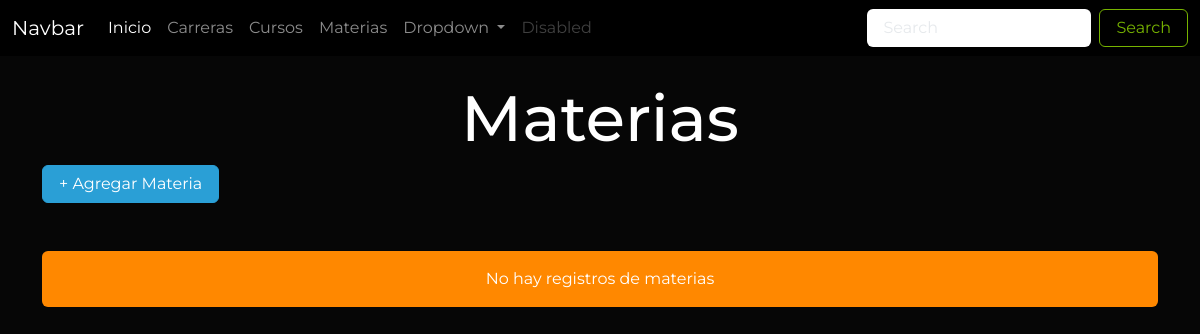
The page /materias/ on the database as committed earlier.
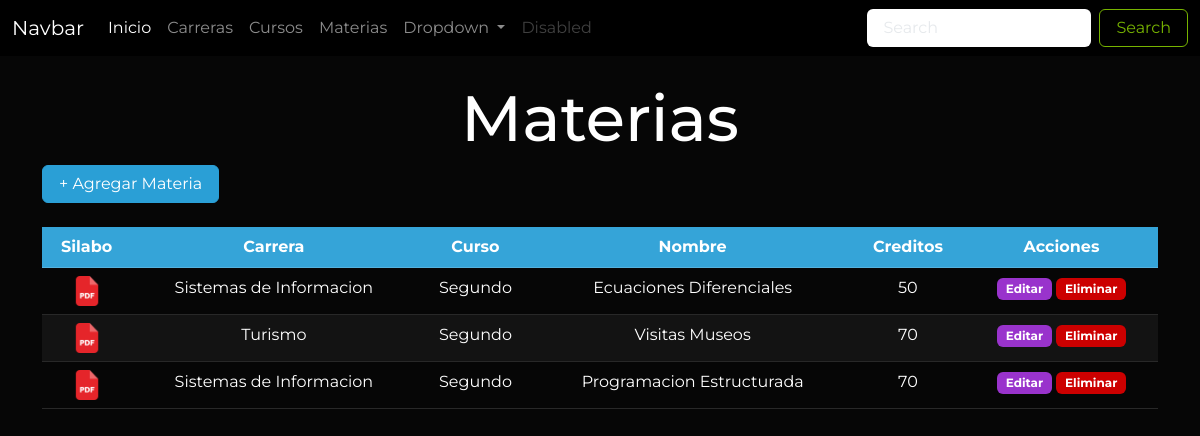
The same page on the database as committed later.
### Aplicaciones/Educacion/models.py (models this page shows, shortened)
class Materia(models.Model):
    id_mat=models.AutoField(primary_key=True)
    nombre_mat=models.CharField(max_length=50)
    creditos_mat=models.IntegerField()
    silabo_mat=models.FileField(upload_to='silabos', null=True)
    fk_id_cur=models.ForeignKey(Curso, on_delete=models.PROTECT)

class Curso(models.Model):
    id_cur=models.AutoField(primary_key=True)
    nivel_cur=models.CharField(max_length=50)
    aula_cur=models.IntegerField()
    fk_id_car=models.ForeignKey(Carrera, on_delete=models.PROTECT)

class Carrera(models.Model):
    id_car=models.AutoField(primary_key=True)
    nombre_car=models.CharField(max_length=50)
    fecha_creacion_car=models.DateField()
    telefono_car=models.CharField(max_length=10)
    logo_car=models.FileField(upload_to='carreras', null=True)

### Aplicaciones/Educacion/views/materia_views.py (the view)
# urls.py: path('materias/', materia_views.materias, name="materias"),
def materias(request):
    cursosDbb = Curso.objects.all()
    materiasDbb = Materia.objects.all()
    return render(request, 'materias/materias.html', {
        "cursos": cursosDbb,
        "materias": materiasDbb
    })

### Aplicaciones/Educacion/templates/materias/materias.html (shortened to what this page needs)
{% extends 'plantilla.html' %} {% load static %}  {% block contenido %}
<div class="container">
  <h1 class="text-center mt-4">Materias</h1>
  <button
    type="button"
    class="btn btn-primary mb-4"
    data-bs-toggle="modal"
    data-bs-target="#exampleModal"
  >
    + Agregar Materia
  </button>
  {% if materias %}
  <div class="table-responsive mb-4">
    <table class="table table-hover table-striped text-center" id="tabla">
      <thead class="table-primary">
        <tr>
          <th>Silabo</th>
          <th>Carrera</th>
          <th>Curso</th>
          <th>Nombre</th>
          <th>Creditos</th>
          <th>Acciones</th>
        </tr>
      </thead>
      <tbody>
        {% for materia in materias %}
        <tr>
          <td>
            {% if materia.silabo_mat %}
            <div>
              <a href="{{materia.silabo_mat.url}}" target="_blank">
                <img src="{% static 'img/pdf.png' %}" alt="silabo" width="30" />
              </a>
            </div>
            {% else %}
            <p>N/A</p>
            {% endif %}
          </td>
          <td>{{materia.fk_id_cur.fk_id_car.nombre_car}}</td>
          <td>{{materia.fk_id_cur.nivel_cur}}</td>
          <td>{{materia.nombre_mat}}</td>
          <td>{{materia.creditos_mat}}</td>
          <td>
            <a
              href="{% url 'editar_materia' materia.id_mat %}"
              class="btn badge bg-info"
              >Editar</a
            >
            <a
              href="javascript:void(0)"
              onclick="eliminarFila('/eliminar_materia/{{materia.id_mat}}', 'Materia')"
              class="btn badge bg-danger"
              >Eliminar</a
            >
          </td>
        </tr>
        {% endfor %}
      </tbody>
    </table>
  </div>
  {% else %}
  <div class="alert alert-warning mt-4 text-center">
    No hay registros de materias
  </div>
  {% endif %}
</div>
{% endblock contenido %}

### Aplicaciones/Educacion/templates/plantilla.html (shortened to what this page needs)
{% load static %}
<!DOCTYPE html>
<html lang="en">
  <head>
    <link rel="stylesheet" href="{% static 'css/styles.css' %}" />
    <link
      rel="stylesheet"
      href="https://cdn.jsdelivr.net/npm/bootswatch@5.3.2/dist/cyborg/bootstrap.min.css"
    />
    <link
      rel="stylesheet"
      href="https://cdn.jsdelivr.net/npm/izitoast@1.4.0/dist/css/iziToast.min.css"
    />
    <link
      rel="stylesheet"
      href="https://cdn.jsdelivr.net/npm/datatables@1.10.18/media/css/jquery.dataTables.min.css"
    />
  </head>
  <body>
    <nav class="navbar navbar-expand-lg bg-black" data-bs-theme="dark">
      <div class="container-fluid">
        <a class="navbar-brand" href="#">Navbar</a>
        <div class="collapse navbar-collapse" id="navbarSupportedContent">
          <ul class="navbar-nav me-auto mb-2 mb-lg-0">
            <li class="nav-item">
              <a class="nav-link active" aria-current="page" href="/">Inicio</a>
            </li>
            <li class="nav-item">
              <a class="nav-link" href="{% url 'carreras' %}">Carreras</a>
            </li>
            <li class="nav-item">
              <a class="nav-link" href="{% url 'cursos' %}">Cursos</a>
            </li>
            <li class="nav-item">
              <a class="nav-link" href="{% url 'materias' %}">Materias</a>
            </li>
            <li class="nav-item dropdown">
              <a
                class="nav-link dropdown-toggle"
                href="#"
                role="button"
                data-bs-toggle="dropdown"
                aria-expanded="false"
              >
                Dropdown
              </a>
            </li>
            <li class="nav-item">
              <a class="nav-link disabled" aria-disabled="true">Disabled</a>
            </li>
          </ul>
          <form class="d-flex" role="search">
            <input
              class="form-control me-2"
              type="search"
              placeholder="Search"
              aria-label="Search"
            />
            <button class="btn btn-outline-success" type="submit">
              Search
            </button>
          </form>
        </div>
      </div>
    </nav>
    <main>{% block contenido %}{% endblock contenido %}</main>
  </body>
</html>

### universidad/static/css/styles.css (style rules this page uses)
body { font-family: "Montserrat", sans-serif !important; font-optical-sizing: auto; font-style: normal; }

Rows that differ between the two databases and show on the page:
added Materia: fk_id_cur.fk_id_car.nombre_car "Sistemas de Informacion", fk_id_cur.nivel_cur "Segundo", nombre_mat "Ecuaciones Diferenciales", creditos_mat "50"
added Materia: fk_id_cur.fk_id_car.nombre_car "Turismo", fk_id_cur.nivel_cur "Segundo", nombre_mat "Visitas Museos", creditos_mat "70"
added Materia: fk_id_cur.fk_id_car.nombre_car "Sistemas de Informacion", fk_id_cur.nivel_cur "Segundo", nombre_mat "Programacion Estructurada", creditos_mat "70"
Other text that changed with them:
text no longer shown: "No hay registros de materias"
text now shown: "Silabo Carrera Curso Nombre Creditos Acciones"
